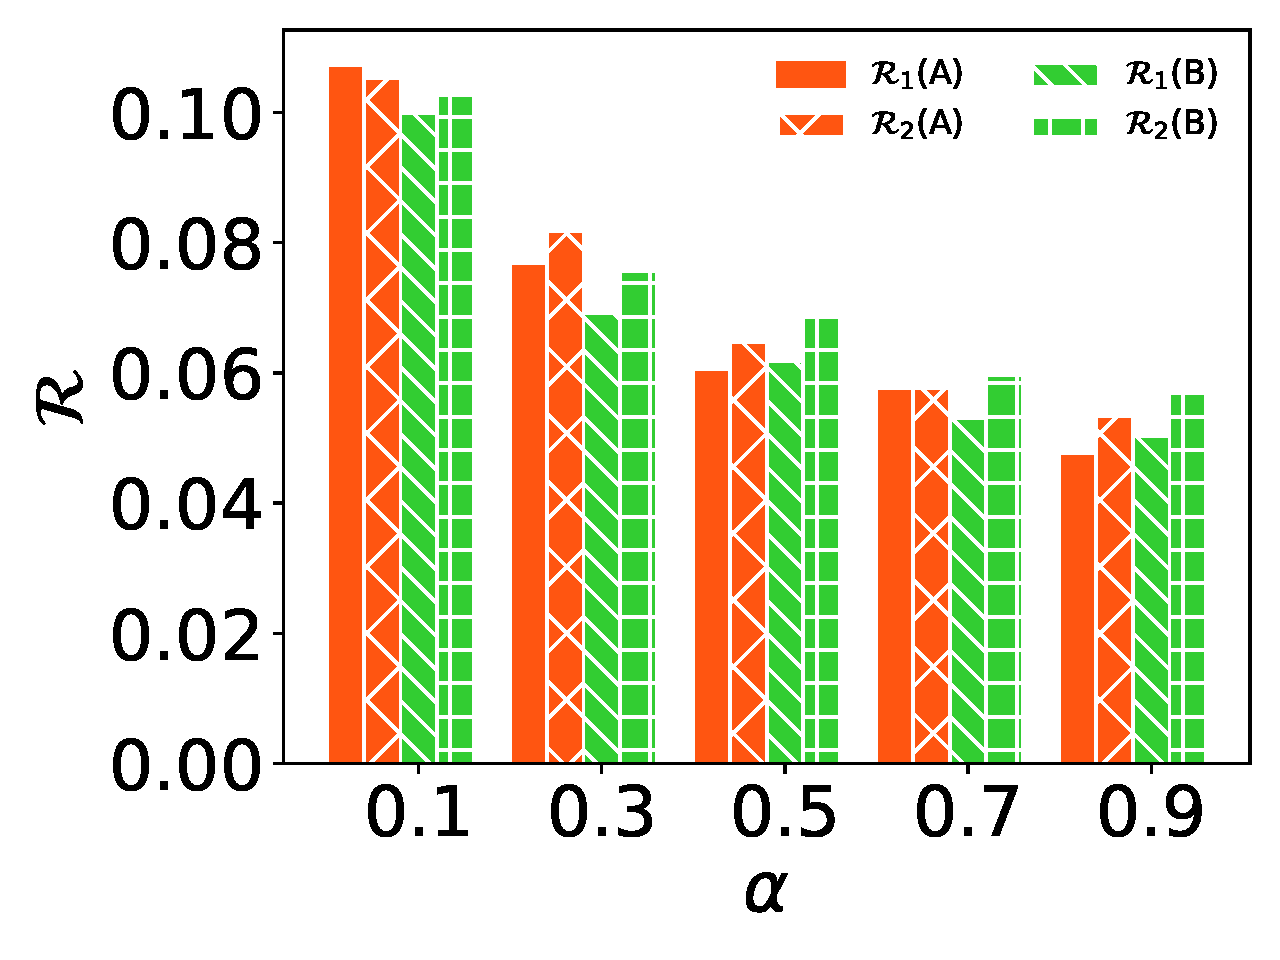

The script that saved this image:
import numpy as np
import matplotlib.pyplot as plt
import matplotlib.patches as mpatches
import sys
from xlrd import open_workbook 
import xlwt  
import numpy as np


def hybridbar(datalist):
	xlabels = ['0.1','0.3','0.5','0.7','0.9']
	x = [1, 2, 3, 4, 5]
	barWidth = 0.2 # bar width

	a1 = datalist[0]
	b1 = datalist[1]
	a2 = datalist[2]
	b2 = datalist[3]

	r = np.arange(len(a1))
	r1 = [x - 2*barWidth+0.2 for x in r]
	r2 = [x - barWidth+0.2 for x in r]
	r3 = [x + barWidth for x in r]
	r4 = [x + 2*barWidth for x in r]

	
	fig, ax = plt.subplots()

	# create bar
	plt.bar(r1, a1, color='#FF5511', width=barWidth, edgecolor='white')
	plt.bar(r2, b1, color='#FF5511', width=barWidth, edgecolor='white', hatch="x")
	plt.bar(r3, a2, color='#32CD32', width=barWidth, edgecolor='white', hatch="\\\\")
	plt.bar(r4, b2, color='#32CD32', width=barWidth, edgecolor='white',hatch="+")

	plt.xticks([r + barWidth for r in range(len(a1))], xlabels, fontsize=25)
	plt.yticks(fontsize=25)
	plt.xlabel('$\\alpha$',fontsize=25)
	plt.ylabel('$\mathcal{R}$',fontsize=25)

	# create legend
	labels = ['$\mathcal{R}_1$(A)', '$\mathcal{R}_1$(B)'] 
	labels1 = ['$\mathcal{R}_2$(A)', '$\mathcal{R}_2$(B)']  
	color = ['#FF5511', '#32CD32']
	pat1 = mpatches.Patch(color=color[0], label="{:s}".format(labels[0]))
	pat2 = mpatches.Patch(facecolor=color[0], edgecolor='white', hatch="x", label="{:s}".format(labels1[0]))
	pat3 = mpatches.Patch(facecolor=color[1], edgecolor='white', hatch="\\\\",label="{:s}".format(labels[1]))
	pat4 = mpatches.Patch(facecolor=color[1], edgecolor='white', hatch="+", label="{:s}".format(labels1[1]))
	leg = plt.legend(loc='best', handles=[pat1, pat2, pat3, pat4], ncol=2, fontsize=12) #generate legend
	leg.get_frame().set_linewidth(0.0)
    

	fig.tight_layout()
	cfig = plt.gcf() # 'get current figure'
	cfig.savefig('groupedbar.pdf', format='pdf', dpi=1000)
	plt.show()

workbook = open_workbook(r'groupedbar.xlsx')  # open xls file
sheet = workbook.sheet_by_index(0)  # read sheet according to sheet name
num_rows = sheet.nrows
num_cols = sheet.ncols

datalist = np.zeros((num_rows-1,num_cols))

for i in range(num_rows-1):
		datalist[[i], :] = sheet.row_values(i+1)

hybridbar(datalist)